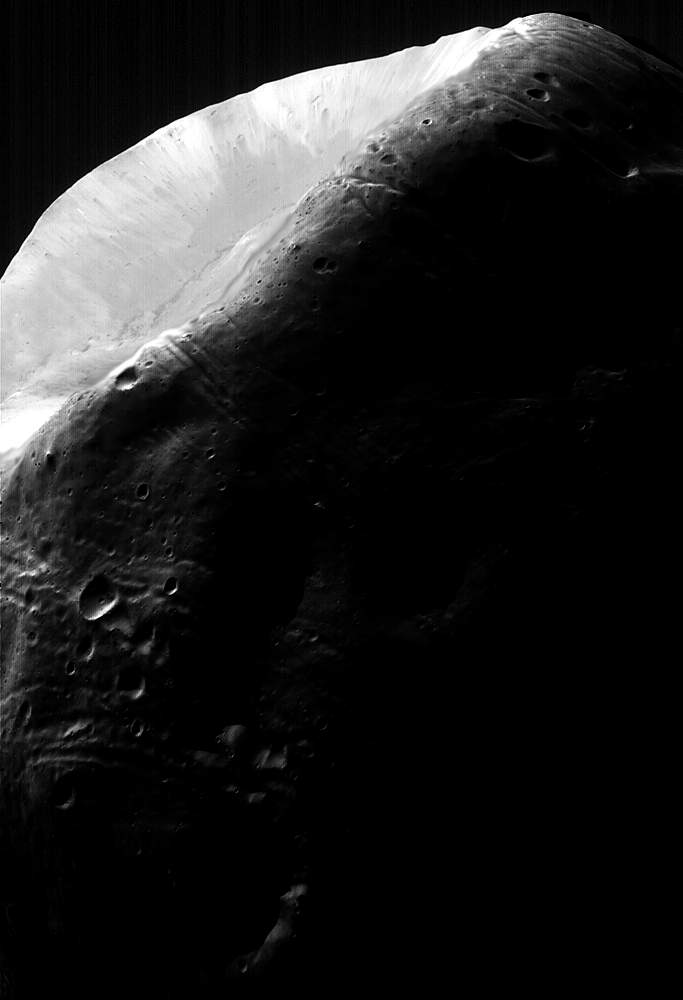
#> input picture src/Transforms/moon.jpg, 683 x 1000 px
$ python IntensityTransforms.py
#> lines starting #> are read from the running program, lines starting #| are printed output that depends on the picture
import matplotlib.pyplot as plt
import numpy as np
import os
import cv2 as cv

class IntensityTransforms:
    """Class for performing intensity transformations on images.
    Intensity transformations are point operations that change the intensity of each pixel in an image based on a specific function.
    Intensity resolution is the smallest discernible change in intensity level.
    Attributes:
        image (numpy.ndarray): The input image.
        width (int): The width of the image.
        height (int): The height of the image.

    Methods:
        negative(L=256): Compute the negative of the image.
        median_blur(kernel_size=3): Apply median blur to the image.

    """
    def __init__(self, image):
        self.image = image
        self.width = image.shape[1]
        self.height = image.shape[0]
        self.mean = np.mean(image)
        self.std = np.std(image)
        self.var = np.var(image)
    def getHistogram(self):
        """Compute the histogram of the image."""
        histogram = np.zeros(256, dtype=int)
        for i in range(self.height):
            for j in range(self.width):
                pixel_value = self.image[i, j]
                histogram[pixel_value] += 1
        return histogram
    def plotHistogram(self, second_image=None):
        """Plot the histogram of the image."""
        histogram = self.getHistogram()
        plt.figure(figsize=(10, 5))
        plt.title("Grayscale Histogram")
        plt.xlabel("Bins")
        plt.ylabel("# of Pixels")
        plt.xlim([0, 256])
        plt.bar(range(256), histogram, width=1.0, color='black')
        if second_image is not None:
            second_histogram = IntensityTransforms(second_image).getHistogram()
            plt.bar(range(256), second_histogram, width=1.0, color='red', alpha=0.5)
            plt.legend(['First Image', 'Second Image'])
        plt.show()
    # [67 lines left out: functions negative, median_blur, log_transform, gamma_correction, histogram_equalization, laplacian_filter, not called in this run]
    def piecewise_linear(self, r1, s1, r2, s2):
        """Apply piecewise linear transformation to the image.
        Piecewise linear transformation is used to enhance the contrast of an image by mapping input intensity values to output intensity values using linear segments.
        The transformation is defined by two points (r1, s1) and (r2, s2) that specify the mapping of input intensities to output intensities.
        """
        output_image = np.zeros_like(self.image)
        for i in range(self.height):
            for j in range(self.width):
                pixel_value = self.image[i, j]
                if 0 <= pixel_value < r1:
                    output_image[i, j] = (s1 / r1) * pixel_value
                elif r1 <= pixel_value < r2:
                    output_image[i, j] = ((s2 - s1) / (r2 - r1)) * (pixel_value - r1) + s1
                else:
                    output_image[i, j] = ((255 - s2) / (255 - r2)) * (pixel_value - r2) + s2 if r2<255 else pixel_value
        return output_image

#Test the class
if __name__ == "__main__":
    # Load an image
    image = cv.imread('moon.jpg', cv.IMREAD_GRAYSCALE)
#> image is the input picture: shape (1000, 683); min 0, max 255, mean 32.3
    # Create an instance of the IntensityTransforms class
    intensity_transformer = IntensityTransforms(image)
#> in __init__, `self.mean = np.mean(image)`: self.mean = 32.31
#> in __init__, `self.std = np.std(image)`: self.std = 69.05
#> in __init__, `self.var = np.var(image)`: self.var = 4767.5
    # Apply piecewise linear transformation
    piecewise_image = intensity_transformer.piecewise_linear(r1=70, s1=0, r2=140, s2=255)
#> after the loop in piecewise_linear, `for i in range(self.height):`:
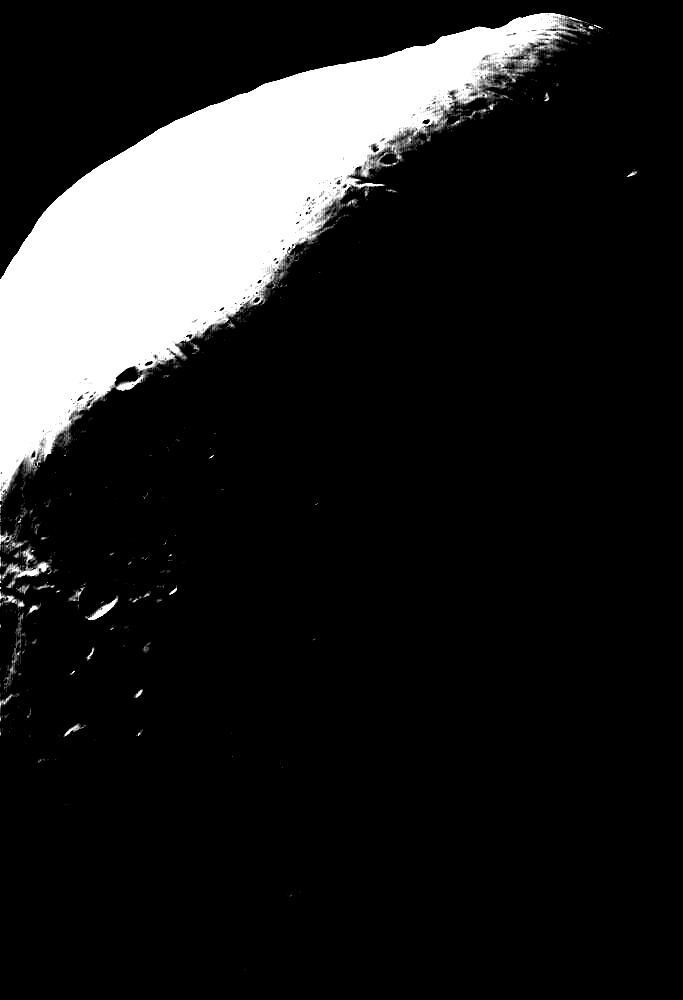
#> output_image: shape (1000, 683); min 0, max 255, mean 34
    #histogram gamma correction
    hist_eq_image = intensity_transformer.piecewise_linear(r1=0, s1=0, r2=150, s2=200)
#> call 2 of piecewise_linear, with r1 = 0, s1 = 0, r2 = 150, s2 = 200
#> after the loop in piecewise_linear (call 2), `for i in range(self.height):`:
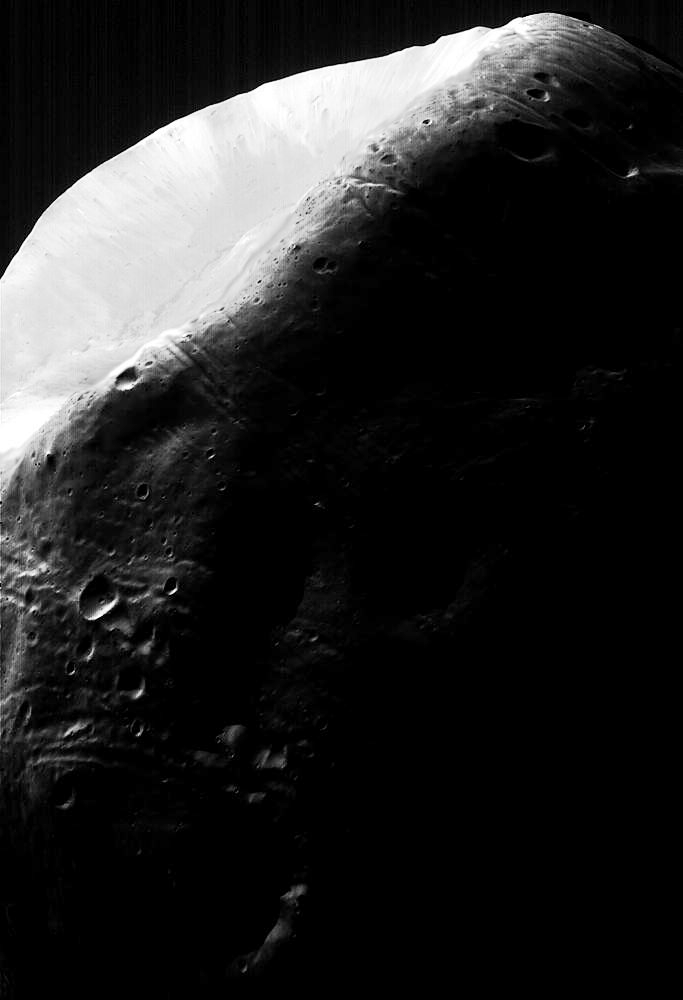
#> output_image: shape (1000, 683); min 0, max 255, mean 37.1
    #hist_eq_image = intensity_transformer.gamma_correction(gamma=1.8, c=1)
    # Display the original and piecewise linear transformed images
    cv.imshow('Original Image', image)
    cv.imshow('histogram equalized Image', hist_eq_image)
    cv.waitKey(0)
    cv.destroyAllWindows()
    #plot histogram
    intensity_transformer.plotHistogram(second_image=hist_eq_image)
#> after the loop in getHistogram, `for i in range(self.height):`: histogram = 256 values, max 367460 at index 0, min 147 at index 118, mean 2668
#> in plotHistogram, `second_histogram = IntensityTransforms(second_image).getHistogram()`: second_histogram = 256 values, max 367460 at index 0, min 0 at index 3, mean 2668
#> in plotHistogram, `plt.show()`:
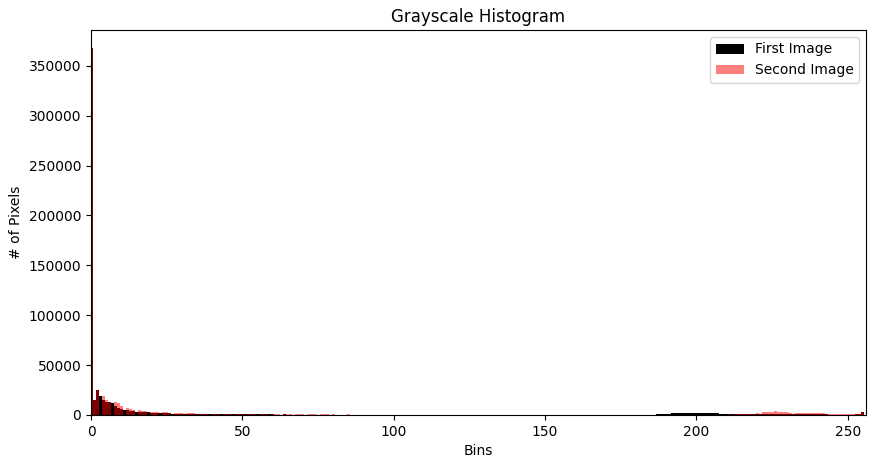
#> figure drawn by matplotlib, 1 panel; tallest bar 367460 high, from x = -0.5 to 0.5; tallest bar 367460 high, from x = -0.5 to 0.5
